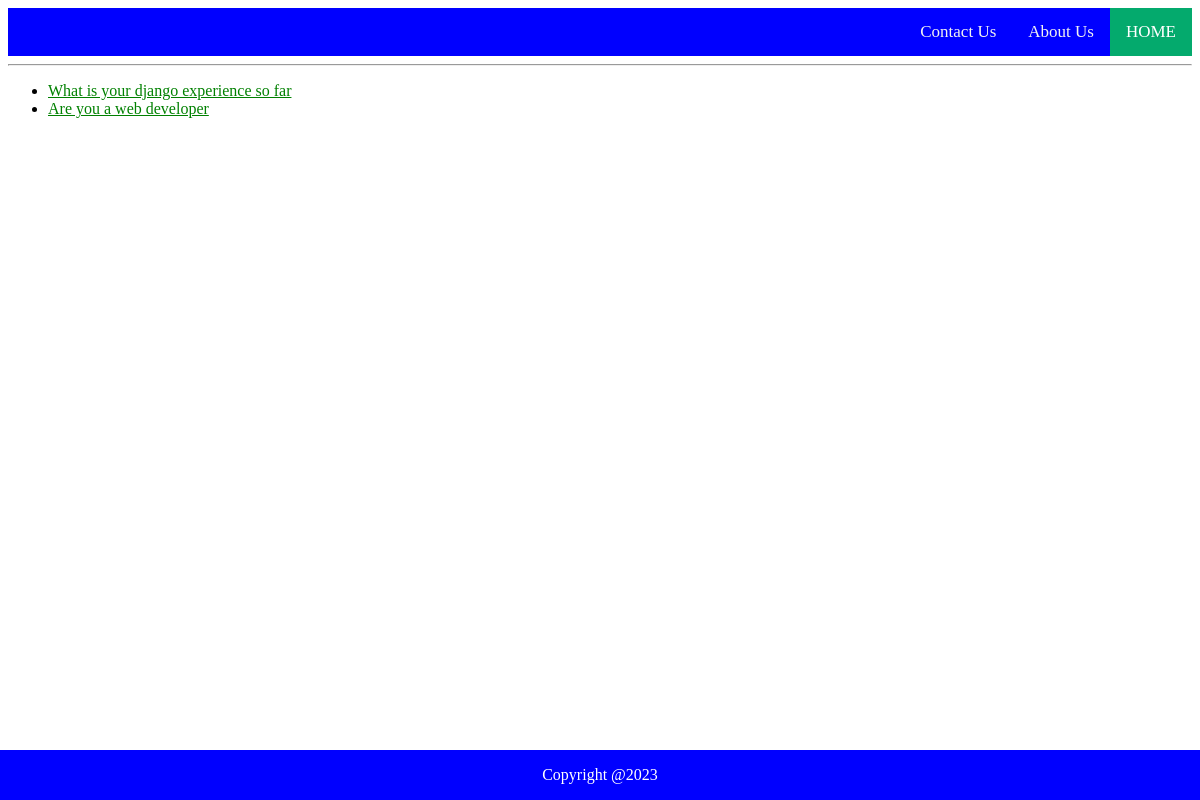
Screenshot of /polls/ with the database file from the repository.
### polls/models.py (models this page shows, shortened)
class Question(Model):
    question_text: CharField = models.CharField(max_length=200)
    pub_date: DateTimeField | float = models.DateTimeField('date published')

### polls/views.py (the view)
# urls.py: path('', views.IndexView.as_view(), name='index'),
class IndexView(ListView):
    template_name: str = "polls/index.html"
    context_object_name: str = "list_latest_questions"  # Overrides 'question', django's default context object name.
    def get_queryset(self):
        return Question.objects.filter(pub_date__lte=timezone.now()).order_by('-pub_date')[:]

### polls/templates/polls/index.html (shortened to what this page needs)
<!DOCTYPE html>
<html lang="en">
    {% load static %}
    <link rel="stylesheet" href="{% static 'polls/style.css' %}">
    <head>
        <div class="topnav">
            <a class="active" href="#home" > HOME </a>
            <a href="#about" > About Us </a>
            <a href="#contact" > Contact Us </a>
        </div><hr>
    </head>
    <body>
        {% if list_latest_questions %}
            <ul>
                {% for question in list_latest_questions %}
                    <li><a href="{% url 'polls:detail' question.id %}">{{question.question_text}}</a></li>
                {% endfor %}
            </ul>
        {% else %}
                <p> there are no questions </p>
        {% endif %}
    </body>
    <br>
    <br>
    <br>
    <div class="footer">
        <footer>
            <p> Copyright @2023 </p>
        </footer>
    </div>
</html>

### polls/static/polls/style.css (style rules this page uses)
li a { color: green; }
body { background: white url("images/—Pngtree—colorful smoke_3687571.png") no-repeat; }
.topnav { background-color: blue; overflow: hidden; }
.topnav a { float: right; color: #f2f2f2; text-align: center; padding: 14px 16px; text-decoration: none; font-size: 17px; }
.topnav a.active { background-color: #04AA6D; color: white; }
.footer { position: fixed; left: 0; bottom: 0; width: 100%; background-color: blue; color: white; text-align: center; }

### rows the page displays
Question: question_text "What is your django experience so far"
Question: question_text "Are you a web developer"
